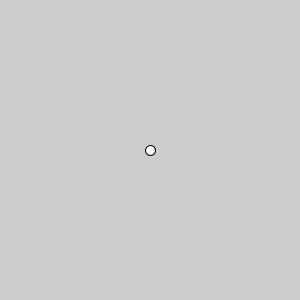
Frame 1 (no input)
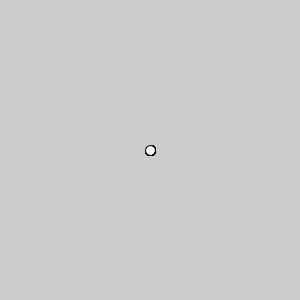
Frame 60 (the mouse pressed at the canvas centre just before this capture)
Frame 120 (the mouse held since frame 60 and released just before this capture): identical to frame 60, image omitted

The Processing sketch that drew these frames (run headless with seeded random() and noise(); from frame 60 on, the mouse is pressed at the canvas centre):

// Processing sketch: angle_between_vectors
// ── angle_between_vectors.pde
void setup(){
  size(300,300);
  translate(width/2, height/2);
}

void draw(){
  translate(width/2, height/2);
  ellipse(0,0,10,10);
  PVector v1 = new PVector(0, -150);
  //println(mouseX-150, mouseY-150);
  PVector v2 = new PVector(mouseX-150, mouseY-150); 
  float a = PVector.angleBetween(v1, v2);
  if (v2.x < v1.x){
    println(180 + 180-degrees(a));
  }
  else println(degrees(a));  // Prints "10.304827"
}
